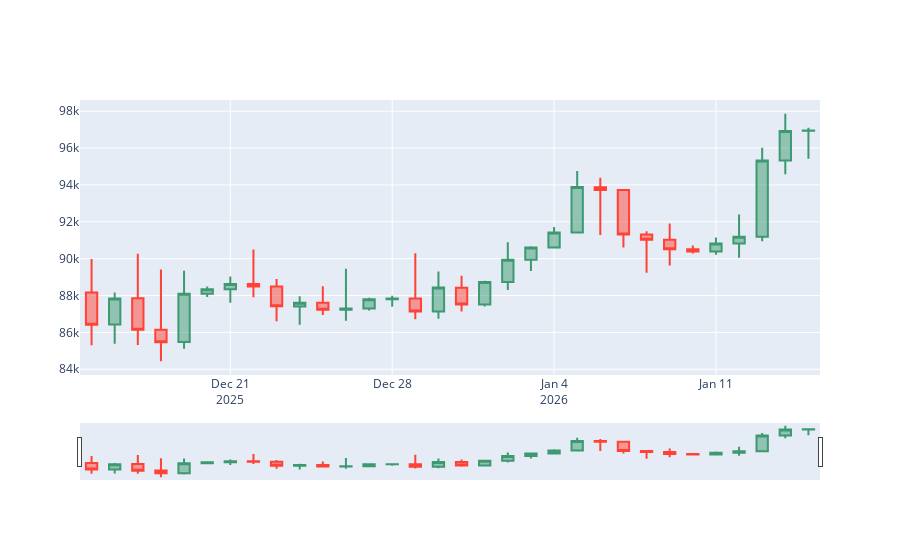

Source (notebook cell):
### Code cell
df = df_BTC

go.Figure(data=[go.Candlestick(
    x=df.index,
    open=df['Open'],
    high=df['High'],
    low=df['Low'],
    close=df['Close'])])
